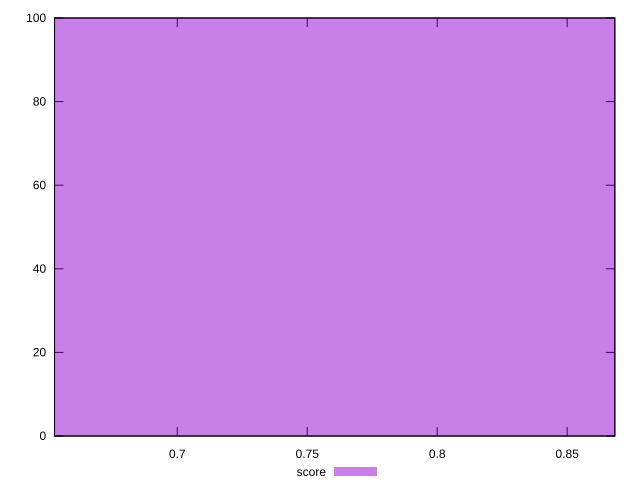

The script that saved this image:
reset

$score <<EOF
0.761852268876466 100
EOF

set key outside below
set boxwidth 0.2539507562921553
set xrange [0.6527777777777778:0.8683333333333333]
set yrange [0:100]
set trange [0:100]
set style fill transparent solid 0.5 noborder
set terminal svg size 640, 490 enhanced background rgb 'white'
set output "report_00008_2021-01-22T20:58:29.167/render-blocking-resources/samples/pages+cached+noexternal/score/histogram.svg"

plot $score title "score" with boxes

reset
